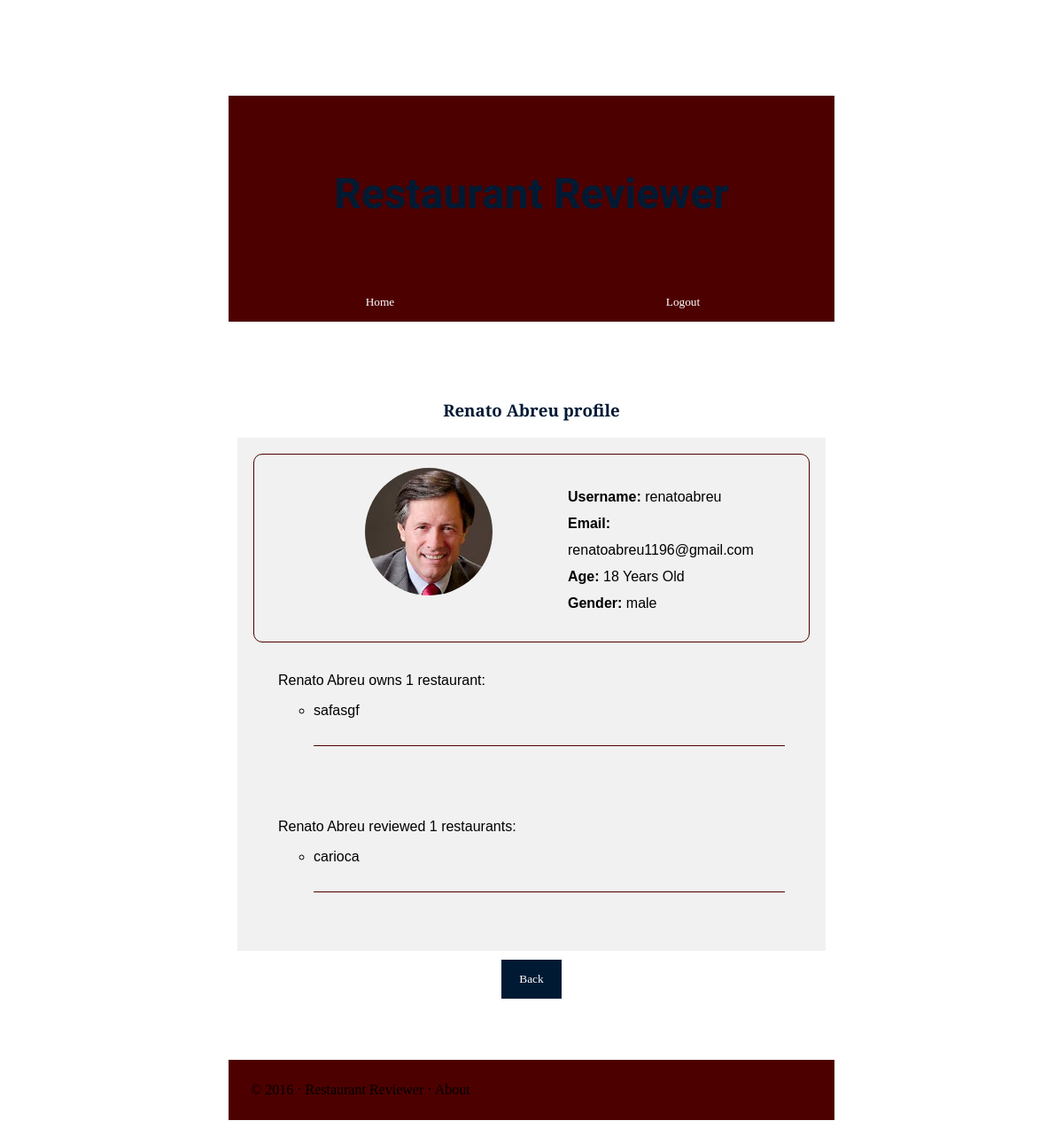
Screenshot of /profilePage.php?username=renatoabreu (signed in) with the database file from the repository.
### tables this page shows
CREATE TABLE users (
	id INTEGER PRIMARY KEY AUTOINCREMENT,
	username VARCHAR NOT NULL,
	first_name VARCHAR NOT NULL,
	last_name VARCHAR NOT NULL,
	password VARCHAR(255) NOT NULL,
	email VARCHAR NOT NULL,
	age INTEGER,
	gender VARCHAR,
	profilePic VARCHAR
);

CREATE TABLE restaurants (
	id INTEGER PRIMARY KEY AUTOINCREMENT,
	name VARCHAR NOT NULL,
	description VARCHAR NOT NULL,
	price FLOAT,
	category VARCHAR NOT NULL,
	website VARCHAR,
	inauguration DATE,
  location_id FLOAT NOT NULL
);

CREATE TABLE reviews (
	id INTEGER PRIMARY KEY AUTOINCREMENT,
	user_id INTEGER REFERENCES users NOT NULL,
	restaurant_id INTEGER REFERENCES restaurants NOT NULL,
	title VARCHAR NOT NULL,
	score INTEGER NOT NULL,
	body VARCHAR NOT NULL,
	date TIMESTAMP NOT NULL
);

### database/users.php (called while the page is built, shortened)
<?php
function getUserByName($username){
    global $db;
    $stmt = $db->prepare('SELECT * FROM users where username = ?');
    $stmt->execute(array($username));
    $result = $stmt->fetch();
    return $result;
}

### database/restaurants.php (called while the page is built, shortened)
<?php
function getUserRestaurants($id){
    global $db;
    $stmt = $db->prepare('SELECT * FROM restaurant_user where user_id = ?');
    $stmt->execute(array($id));
    $result = $stmt->fetchAll();
    $restaurants = [];
    foreach ($result as $row){
        array_push($restaurants, getRestaurantByID($row["restaurant_id"]));
    }
    return $restaurants;
}
function getRestaurantByID($id){
    global $db;
    $stmt = $db->prepare('SELECT * FROM restaurants where id = ?');
    $stmt->execute(array($id));
    $result = $stmt->fetch();
    return $result;
}
function getRestaurantName($id){
    global $db;
    $stmt = $db->prepare('SELECT name FROM restaurants where id = ?');
    $stmt->execute(array($id));
    $result = $stmt->fetch();
    return $result["name"];
}

### database/reviews.php (called while the page is built, shortened)
<?php
function getUserReviews($user_id){
    global $db;
    $stmt = $db->prepare('SELECT * FROM reviews where user_id = ?');
    $stmt->execute(array($user_id));
    $result = $stmt->fetchAll();
    return $result;
}

### profilePage.php (the view, shortened to what this page needs)
<?php
include('resources/templates/header.php');
include('database/connection.php');
include('database/users.php');
include('database/restaurants.php');
include('database/reviews.php');
$user = getUserByName(trim(strip_tags($_GET["username"])));
$restaurants = getUserRestaurants($user["id"]);
$reviews = getUserReviews($user["id"]);
$fullName = $user['first_name'] . ' ' . $user['last_name'];
?>
    <h3><?php echo (htmlentities($fullName) . ' profile');?></h3>
<div class="profile">
     <div id="wrapInf">
        <?php if($user["profilePic"] != null):?>
            <div class="userPic">
                 <img class="img-circle" src="<?php echo $user["profilePic"] ?>">
            </div>
        <?php endif;?>
        <div class="info">
            <label>Username: </label> <?php echo $user['username']?>
            <br>
            <label>Email:</label> <a href="mailto:<?php echo $user['email']?>"><?php echo $user['email']?></a>
            <br>
            <label>Age: </label> <?php echo $user['age']?> Years Old
            <br>
            <label>Gender: </label> <?php echo $user['gender']?>
            <br>
        </div>
    </div>
    <div class="ownership">
        <p><?php echo $fullName;?> owns <?php echo count($restaurants);?> restaurant<?php if(count($restaurants) != 1) echo 's'?>:</p>
        <ul>
            <?php foreach ($restaurants as $row): ?>
                <li>
                    <a href="<?= '/restaurant.php?id=' . $row['id'] ?>"><?php echo $row["name"]; ?></a>
                    <div id="bar"></div>
                </li>
            <?php endforeach; ?>
        </ul>
    </div>
    <div class="reviews">
        <p><?php echo $fullName;?> reviewed <?php echo count($reviews);?> restaurant<?php if($reviews != 1) echo 's'?>:</p>
        <ul>
            <?php foreach ($reviews as $row): ?>
                <li>
                    <a href="<?= '/restaurant.php?id=' . $row['restaurant_id'] ?>"><?php echo getRestaurantName($row['restaurant_id']); ?></a>
                    <div id="bar"></div>
                </li>
            <?php endforeach; ?>
        </ul>
    </div>
</div>
    <button onclick="location.href='/mainPage.php'" class="backbtn">Back</button>
<?
include('resources/templates/footer.php');
?>

### resources/templates/header.php (shortened to what this page needs)
<!DOCTYPE html>
<html>
    <head>
        <link rel="stylesheet" href="public/css/style.css">
    </head>
    <body>
        <header>
            <h1>Restaurant Reviewer</h1>
        </header>
        <?php
        if (!isset($_SESSION['authenticated'])) :{
            include('resources/templates/login_form.php');
            include('resources/templates/register_form.php');
            ?>
        <button onclick="location.href='/mainPage.php'" class="homebtn1">Home</button>
        <?php
        }
        else:?>
            <button onclick="location.href='/controllers/logout.php'" class="logoutbtn">Logout</button>
            <button onclick="location.href='/mainPage.php'" class="homebtn2">Home</button>
        <?php endif; ?>
        <div id="wrapper">

### resources/templates/footer.php
           </div>
        <footer>
            &copy; 2016 &middot; Restaurant Reviewer &middot; About
        </footer>
    </body>
</html>

### public/css/style.css (style rules this page uses)
body { padding: 250px; padding-top: 100px; background-image: url(../img/background.jpg); background-size: cover; overflow:auto; }
#wrapper { background-color: rgba(255,255,255,0.85); padding-bottom:10%; padding-top:10%; font-family: Arial, "Helvetica Neue", Helvetica, sans-serif; overflow: auto; text-align: center; }
header { background-color: #4d0000; text-align: center; padding:50px; padding-bottom: 40px; overflow: auto; }
footer { background-color: #4d0000; padding: 25px; overflow: auto; }
h1 { font-family: 'Rock Salt', cursive; color:#001a33; font-size: 300%; }
h3 { font-family: 'Playfair Display SC', serif; text-align: center; color: #001a33; }
a:link { color: black; text-decoration: none; }
ul { list-style-type: circle; }
.img-circle { border-radius: 50%; width: auto; height: 144px; float:left; padding: 15px; margin-right: 70px; margin-left: 110px; }
.ownership { text-align: left; border: 3px solid #f1f1f1; background-color: #f1f1f1; margin:0; margin-right: 10px; margin-left:10px; padding: 15px; }
.ownership #bar { margin-bottom: 30px; margin-top: 30px; border-bottom: solid 1px; border-color: #4d0000; }
.reviews { text-align: left; border: 3px solid #f1f1f1; background-color: #f1f1f1; margin-right: 10px; margin-left:10px; padding: 15px; }
.reviews #bar { margin-bottom: 30px; margin-top: 30px; border-bottom: solid 1px; border-color: #4d0000; }
#wrapInf { background-color: #f1f1f1; border: 1px solid #4d0000; border-radius: 10px; }
#wrapInf .info { text-align:left; line-height: 30px; padding-top: 30px; }
#wrapInf .info label { font-weight: bold; }
.info { border: 3px solid #f1f1f1; background-color: #f1f1f1; margin-right: 10px; margin-left:10px; margin-bottom: 10px; padding: 15px; padding-top: 20px; }
.profile { text-align: left; border: 3px solid #f1f1f1; background-color: #f1f1f1; margin-right: 10px; margin-left:10px; margin-bottom: 10px; padding: 15px; }
button { background-color: #001a33; color: white; padding: 14px 20px; margin-top:0px; border: none; cursor: pointer; width: 100%; font-family: 'Playfair Display SC', serif; }
.backbtn { width: 10%; }
.homebtn2 { background-color: #4d0000; width:50%; float:left; }
.logoutbtn { background-color: #4d0000; width:50%; }

### rows the page displays
users: fullName "Renato Abreu", profilePic (picture), username "renatoabreu", email "renatoabreu1196@gmail.com", age "18", gender "male", id "1"
restaurants: name "safasgf"
reviews: restaurant.name "carioca"

### other values shown
count($reviews) "1"
